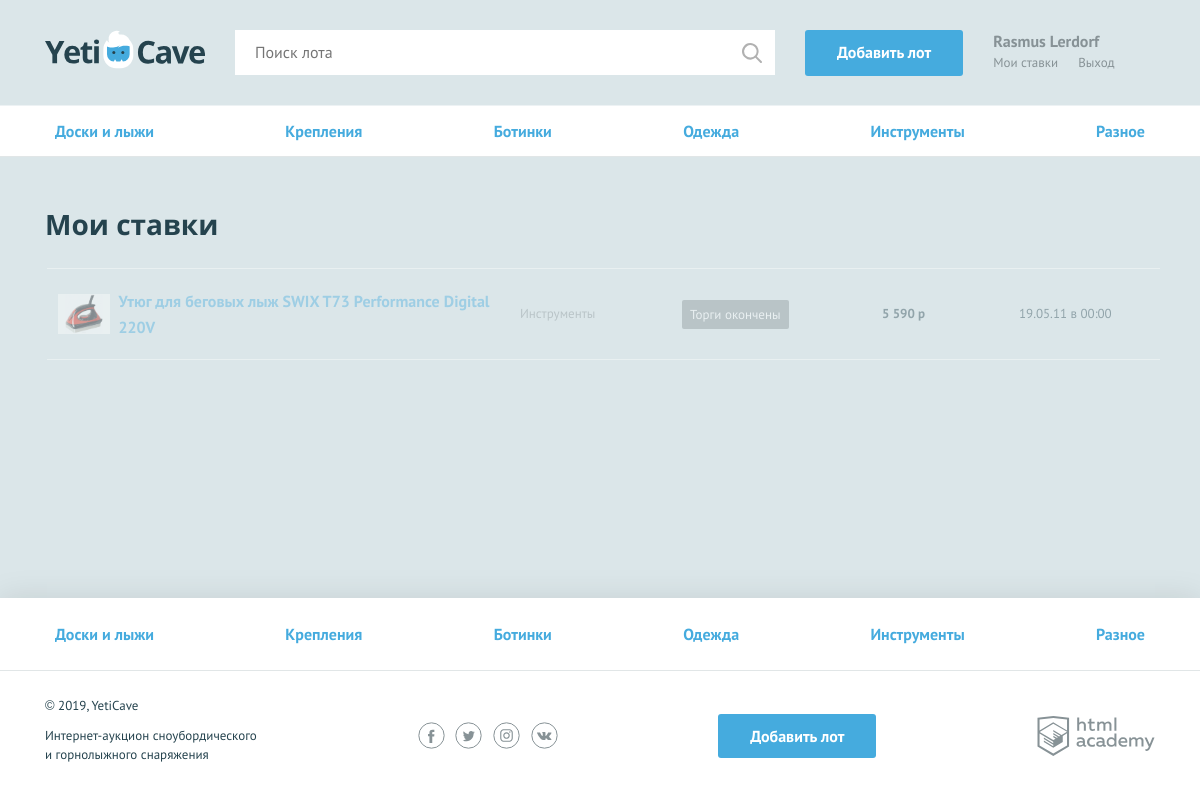
The app's page /my-bets.php (signed in), older data.
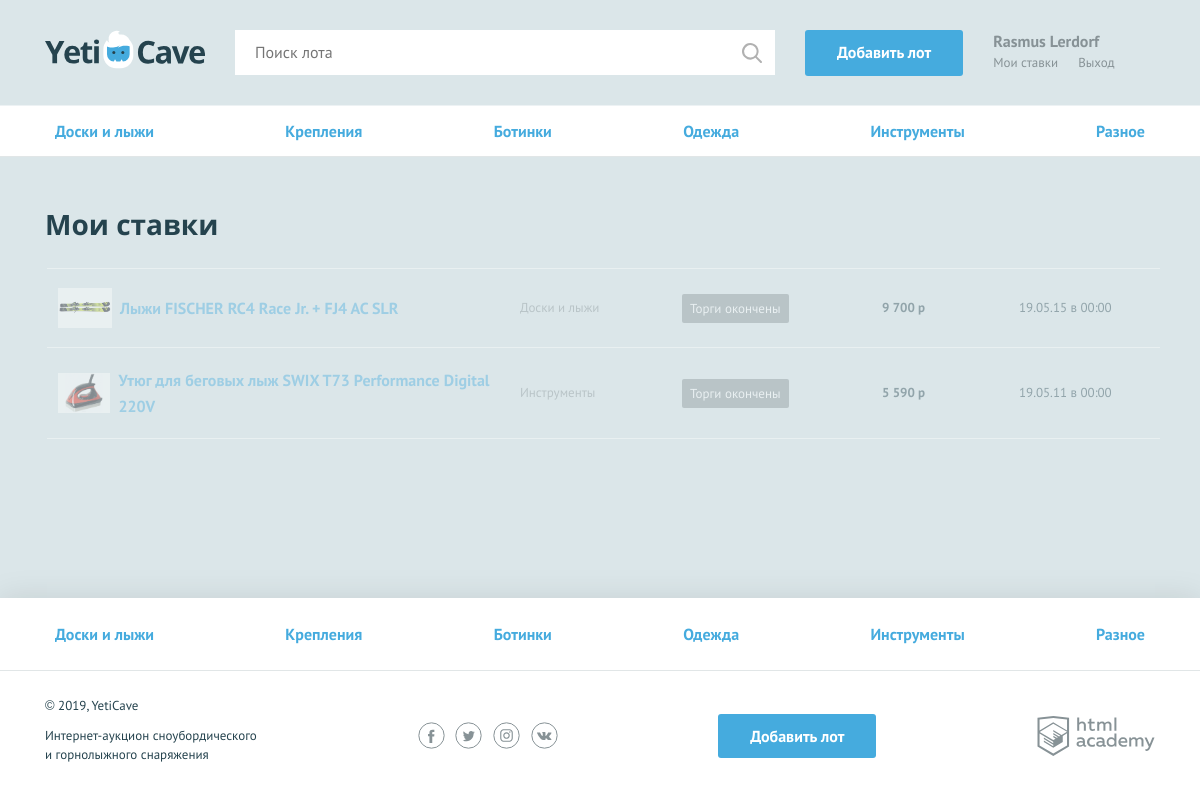
The same page, newer data.
### tables this page shows
CREATE TABLE categories (
  id INT UNSIGNED NOT NULL AUTO_INCREMENT PRIMARY KEY,
  symbol CHAR(64) NOT NULL UNIQUE,
  name CHAR(64) NOT NULL 
);

CREATE TABLE bets (
  id INT UNSIGNED NOT NULL AUTO_INCREMENT PRIMARY KEY,
  item_id INT UNSIGNED NOT NULL,
  user_id INT UNSIGNED NOT NULL,
  winner_id INT UNSIGNED,
  bet_price INT UNSIGNED NOT NULL,
  ts_betted TIMESTAMP DEFAULT CURRENT_TIMESTAMP
);

CREATE TABLE items (
  id INT UNSIGNED NOT NULL AUTO_INCREMENT PRIMARY KEY,
  user_id INT UNSIGNED NOT NULL,
  category_id CHAR(64) NOT NULL,
  name CHAR(255) NOT NULL,
  description TEXT(1024) NOT NULL,
  img_url CHAR(255) NOT NULL,
  price INT NOT NULL,
  step INT UNSIGNED NOT NULL,
  ts_add TIMESTAMP DEFAULT CURRENT_TIMESTAMP,
  ts_end TIMESTAMP NOT NULL
);

### inc/functions.php (called while the page is built, shortened)
<?php
function include_template($name, array $data = [])
{
    $name = 'templates/' . $name;
    extract($data);
    include $name;
    $result = ob_get_clean();
    return $result;
}
function makePriceFormat($price)
{
    $priceFormat = ceil($price);
    if ($priceFormat >= 1000) {
        $priceFormat = number_format($price, $decimals = 0, ".", " ");
    }
    return $priceFormat;
}
function showBetTime($date)
{
    $TS_diff = time()- strtotime($date);
    $hour = floor($TS_diff / 3600);
    $minute = floor(($TS_diff % 3600) / 60);
    if ($hour > 24) {
        $bet_time = date('y.m.d \в H:i', strtotime($date));
    }
    elseif ($hour >= 1) {
        $bet_time = $hour . ' ' . getEndingWord($hour, 'час') . ' назад';
    }
    elseif ($TS_diff < 120) {
        $bet_time = 'минуту назад';
    }
    else {
        $bet_time = $minute . ' ' . getEndingWord($minute, 'минута') . ' назад';
    }
    return $bet_time;
}

### inc/queries.php (called while the page is built, shortened)
<?php
function getCategories($conn)
{
    $sql = 'SELECT * FROM categories';
    $result = mysqli_query($conn, $sql);
    return mysqli_fetch_all($result, MYSQLI_ASSOC);
}
function getBetsByUserID($conn, $user_id)
{
    $sql = "SELECT bets.*, items.name AS item_name, items.img_url, ts_end, categories.name AS category, users.contacts FROM bets
        JOIN items ON bets.item_id = items.id
        JOIN categories ON items.category_id = categories.id
        JOIN users ON items.user_id = users.id
        WHERE bets.user_id = '$user_id'
        ORDER BY ts_betted DESC
    ";
    $result = mysqli_query($conn, $sql);
    $bets = [];
    if (mysqli_num_rows($result)) {
        $bets = mysqli_fetch_all($result, MYSQLI_ASSOC);
    }
    return $bets;
}

### inc/general.php (called while the page is built, shortened)
<?php
$conn = getConn();
$categories = getCategories($conn);

### templates/my-bets.php (the view, shortened to what the changed rows need)
<nav class="nav">
  <ul class="nav__list container">
    <?php foreach ($categories as $category) : ?>
      <li class="nav__item">
        <a href="/all-lots.php?category_id=<?= $category['id']; ?>"><?= htmlspecialchars($category['name']); ?></a>
      </li>
    <?php endforeach; ?>
  </ul>
</nav>
<section class="rates container">
  <h2>Мои ставки</h2>
  <table class="rates__list">
    <?php foreach ($bets as $bet) :
        $timer = makeTimer(htmlspecialchars($bet['ts_end']));
        $timer_style = $timer['style'];
        $timer = $timer['DDHHMM'];
        $class_bet = '';
        if (strtotime($bet['ts_end']) < time()) {
            if (!empty($bet['winner_id'])) {
                $class_bet = 'rates__item--win';
                $timer_style = 'timer--win';
                $timer = 'Ставка выиграла';
                $user_contacts = $bet['contacts'];
            } else {
                $class_bet = 'rates__item--end';
                $timer_style = 'timer--end';
                $timer = 'Торги окончены';
            }
        }
        ?>
    <tr class="rates__item <?= $class_bet; ?>">
      <td class="rates__info">
        <div class="rates__img">
          <img src="<?= $bet['img_url']; ?>" width="54" height="40" alt="<?= $bet['item_name']; ?>">
        </div>
        <div>
        <h3 class="rates__title"><a href="/lot.php?item_id=<?= $bet['item_id']; ?>"><?= $bet['item_name']; ?></a></h3>
        </div>
      </td>
      <td class="rates__category">
        <?= $bet['category']; ?>
      </td>
      <td class="rates__timer">
        <div class="timer <?= $timer_style; ?>"><?= $timer; ?></div>
      </td>
      <td class="rates__price">
        <?= makePriceFormat(htmlspecialchars($bet['bet_price'])); ?> р
      </td>
      <td class="rates__time">
        <?= showBetTime($bet['ts_betted']); ?>
      </td>
    </tr>
    <?php endforeach; ?>
  </table>
</section>

### templates/layout.php (shortened to what the changed rows need)
<!DOCTYPE html>
<html lang="ru">
<head>
    <link href="../css/normalize.min.css" rel="stylesheet">
    <link href="../css/style.css" rel="stylesheet">
    <link href="../css/flatpickr.min.css" rel="stylesheet">
</head>
<body>
<div class="page-wrapper">
<main class="<?= $page_style_main ?? ''; ?>">
    <?= $content; ?>
</main>
</div>
<footer class="main-footer">
    <nav class="nav">
        <ul class="nav__list container">
        <?php foreach ($categories as $category) : ?>
          <li class="nav__item">
            <a href="/all-lots.php?category_id=<?= $category['id']; ?>"><?= htmlspecialchars($category['name']); ?></a>
          </li>
        <?php endforeach; ?>
        </ul>
    </nav>
</footer>
</body>
</html>

Row changes from the older to the newer data that the page shows:
added bets: item.img_url (picture), item.name "Лыжи FISCHER RC4 Race Jr. + FJ4 AC SLR", categories.name "Доски и лыжи", winner "Торги окончены", bet_price "9 700", ts_betted "19.05.15 в 00:00"
